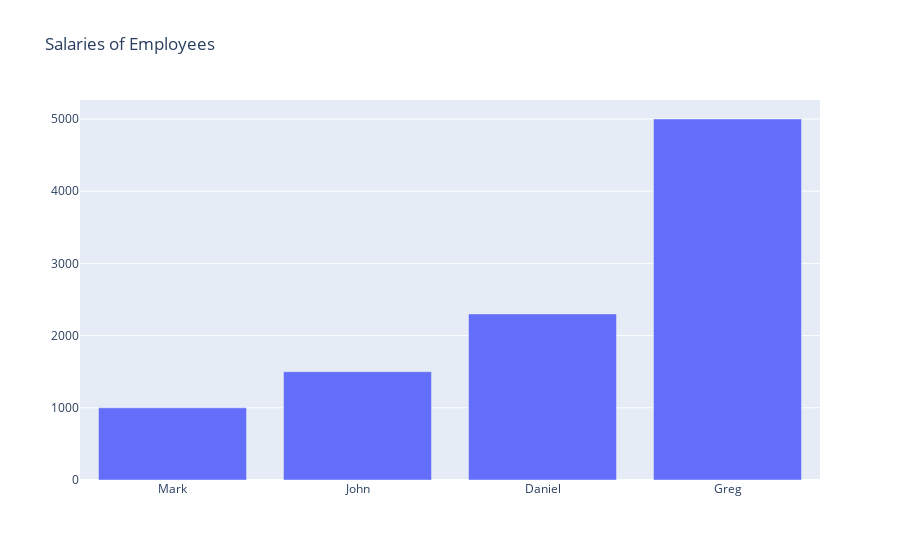

Notebook source saved alongside this figure:
### Code cell
salaries = [
	("Mark", 1000),
	("John", 1500),
	("Daniel", 2300),
	("Greg", 5000)
]

names = list(map(lambda tup:tup[0], salaries))
salary_values = list(map(lambda tup:tup[1], salaries))

data = go.Bar(x=names, y=salary_values)

layout = {
    'title': 'Salaries of Employees'
}

fig = go.Figure(data=[data], layout=layout)
fig.show()

### Figure 1 — Plotly figure (JSON) as saved in the notebook; plotly's stock layout.template omitted (floating-point values rounded to 4 significant figures)
{"data": [{"type": "bar", "x": ["Mark", "John", "Daniel", "Greg"], "y": [1000, 1500, 2300, 5000]}], "layout": {"autosize": true, "title": {"text": "Salaries of Employees"}, "xaxis": {"autorange": true, "range": [-0.5, 3.5], "type": "category"}, "yaxis": {"autorange": true, "range": [0, 5263.0], "type": "linear"}}}
